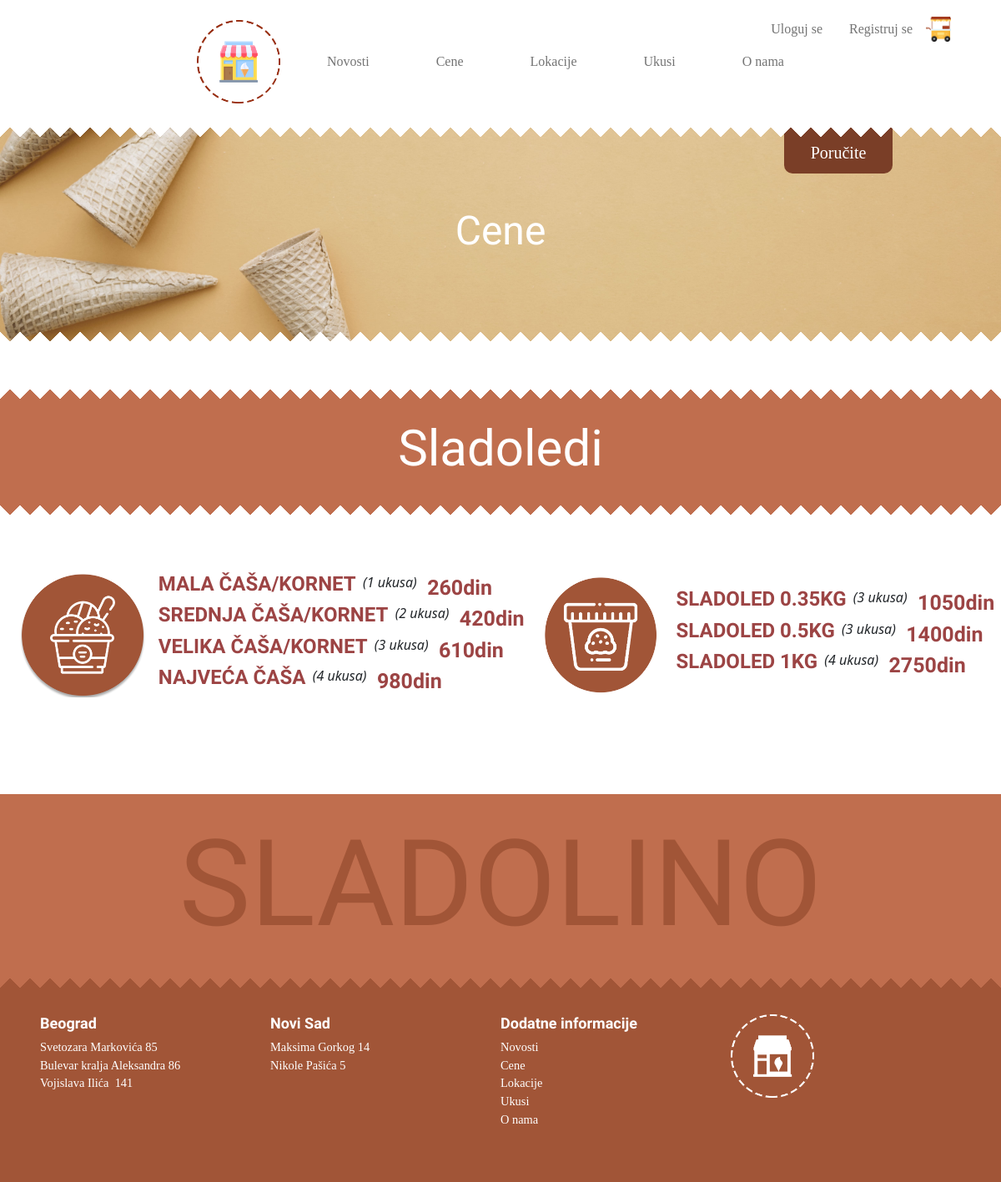
/views/Cenovnik.php, run on the app's committed database.
### tables this page shows
CREATE TABLE `navigacija` (
  `id_navigacija` int NOT NULL,
  `naziv` varchar(50) NOT NULL,
  `link` varchar(50) DEFAULT NULL,
  `id_roditelj` int DEFAULT NULL
);

CREATE TABLE `velicina` (
  `id_velicina` int NOT NULL,
  `naziv` varchar(50) NOT NULL,
  `gramaza` int DEFAULT NULL,
  `cena` decimal(10,0) NOT NULL,
  `kolicina_ukusa` int DEFAULT NULL
);

CREATE TABLE `kutija` (
  `id_kutija` int NOT NULL,
  `naziv_kutije` varchar(50) NOT NULL,
  `kolicina_kg` double NOT NULL,
  `cena` decimal(30,0) NOT NULL,
  `kolicina_ukusa` int NOT NULL
);

CREATE TABLE `gradovi` (
  `id_grad` int NOT NULL,
  `naziv` varchar(50) NOT NULL
);

CREATE TABLE `lokacije` (
  `id_lokacija` int NOT NULL,
  `id_grad` int NOT NULL,
  `naziv_ulice` varchar(50) NOT NULL,
  `broj_ulice` int NOT NULL,
  `id_radno_vreme` int NOT NULL,
  `telefon` varchar(20) NOT NULL,
  `id_radno_vreme_dostave` int NOT NULL,
  `latituda` double(12,7) NOT NULL,
  `longituda` double(12,7) NOT NULL
);

### models/functions.php (called while the page is built, shortened)
<?php
        function dohvatiIzBaze($tabela){
            global $conn;
            $upit="SELECT * from $tabela";
            $podaci=$conn->query($upit);
            $podaci->execute();
            $rezultat=$podaci->fetchAll();
            return $rezultat;
        }
        function dohvatiLinkove(){
            global $conn;
            $upit="SELECT * from navigacija";
            $podaci=$conn->query($upit);
            $podaci->execute();
            $rezultat=$podaci->fetchAll();
            return $rezultat;
        }
?>

### views/cenovnik.php (the view)
<?php
      include 'fixed/nav.php';
      $artikli=dohvatiIzBaze('velicina');
      $kutije=dohvatiIzBaze('kutija');
?>
<div class="main_tittle text-center cene_bg m-auto d-flex justify-content-center novosti_bg">
        <div class="naslov_stranice  w-75 d-flex justify-content-center flex-column">
            <h2 class="w-50 mx-auto naslov_h2">Cene</h2>
            </div>
</div>
        <div class=" w-100  cenovnik_naslov text-white m-auto d-flex align-items-center justify-content-center my-5">
            <h3 class="Bungee naslov_cenovnik text-white text-center">Sladoledi</h3>
        </div>
        <div class="d-flex flex-lg-row flex-column justify-content-center align-items-center">
        <div class="d-flex flex-md-row flex-column justify-content-center align-items-center">
            <img src="../assets/img/article_design_ice_cream.png" width="150" height="150" class="m-3">
        <div class="cene d-flex flex-row justify-content-center align-items-center">
            <div class="d-flex flex-column cenovnik_red justify-content-center  ">
                <?php foreach($artikli as $artikal): ?>
                <div class="d-flex flex-row naziv_artikal_cenovnik  ">
            <h4 class="font-Patrick "><?=mb_strtoupper($artikal->naziv)?></h4>
            <i>&nbsp (<?=$artikal->kolicina_ukusa?> ukusa) </i>
            <span>&nbsp <?=$artikal->cena?>din</span>
            </div>
            <?php endforeach ?>
            </div>
        </div>
        </div>
        <div class="d-flex flex-md-row flex-column justify-content-center align-items-center">
            <img src="../assets/img/article_design_box1.png" width="150" height="150" class="m-3">
        <div class="cene d-flex flex-row justify-content-center align-items-center">
            <div class="d-flex flex-column cenovnik_red justify-content-center  ">
                <?php foreach($kutije as $kutija): ?>
                <div class="d-flex flex-row naziv_artikal_cenovnik  ">
            <h4 class="font-Patrick "><?=mb_strtoupper($kutija->naziv_kutije).' '.$kutija->kolicina_kg?>KG</h4>
            <i>&nbsp (<?=$kutija->kolicina_ukusa?> ukusa) </i>
            <span>&nbsp <?=$kutija->cena?>din</span>
            </div>
            <?php endforeach ?>
            </div>
        </div>
        </div>
        </div>
<?php
include 'fixed/footer.php'
?>

### views/fixed/nav.php (shortened to what this page needs)
<?php include "head.php" ;
      if(!in_array('views',$path_info)){
        require_once "models/setup.php";
        include "models/functions.php";
      }
      else{
        include "../models/functions.php";
      }
      $linkovi=dohvatiLinkove();
?>
<body>
<div class="body_wrapper h-100  mx-auto d-flex flex-column bg-white">
        <?php  if(in_array('views',$path_info)): ?>
          <nav class="navbar navbar-expand-lg bg-white navigacija  d-flex justify-content-center shadow-sm">
            <?php if(!in_array('order.php',$path_info)): ?>
          <a href="order.php" class="poruciteDugme2 font-Linotte text-white">Poručite</a>
              <?php endif ?>
        <div class="collapse navbar-collapse flex-grow-0 p-3 px-5" id="navbarSupportedContent">
          <ul class="navbar-nav mr-auto nav-lista d-flex justify-content-even align-items-center">
          <li>
            <a class="navbar-brand p-3" href="../index.php"><img src="../assets/img/logo_IceCream.png" width="100" height="100" class="Logo "></a>
            </li>
            <?php foreach($linkovi as $link): ?>
              <?php if($link->naziv !='Admin'): ?>
    <li class="nav-item active m-3 mx-3">
        <a class="nav-link font-Linotte" href="<?=$link->link?>"><?=$link->naziv?> <span class="sr-only"></span></a>
      </li>
      <?php endif ?>
      <?php endforeach ?>
    </ul>
          <div class="user d-flex justify-content-center align-items-center">
            <?php if(!isset($_SESSION['korisnik'])): ?>
              <a href="login.php?dugmeUloguj=true" class="text-decoration-none font-Linotte sign_up m-3">Uloguj se </a>
              <a href="register.php" class="text-decoration-none font-Linotte sign_up m-3">Registruj se </a>
              <?php endif ?>
            <a href="order.php"><img src="../assets/img/ice_cream_cart.png" width="30" height="30"></a>
          </div>
        </div>
      </nav>
        <?php endif ?>

### views/fixed/footer.php (shortened to what this page needs)
<?php  $Gradovi=dohvatiIzBaze('gradovi');
        $lokacije=dohvatiIzBaze('lokacije');
        $linkovi=dohvatiIzBaze('navigacija');
?>
<div class="footer_wrap h-100">
    <div class="firstLayer w-100 h-25 text-center">
        <span >SLADOLINO</span>
    </div>
    <div class="secondLayer w-100 h-75 p-5">
        <div class="text_box d-flex flex-md-row flex-column-reverse justify-content-center align-items-start">
            <?php foreach($Gradovi as $grad): ?>
                <div class="footer_text col-md-3 col-12 h-75 font-Linotte text-white">
            <h4 class="Bungee"><?=$grad->naziv?></h4>
                <ul>
                    <?php foreach($lokacije as $lokacija): ?>
                        <?php if($lokacija->id_grad == $grad->id_grad): ?>
                        <?php if(in_array('views',$path_info)): ?>
                        <li class=" text-white"><a href="locations.php" class="lok_nav_footer"><?=$lokacija->naziv_ulice?>&nbsp<?=$lokacija->broj_ulice ?></a></li>
                        <?php endif ?>
                        <?php endif ?>
                        <?php endforeach?>
                </ul>
            </div>
                <?php endforeach ?>
            <div class="footer_text  col-md-3 col-12 h-75 font-Linotte text-white">
            <h4 class="Bungee">Dodatne informacije</h4>
            <ul >
                <?php foreach($linkovi as $link): ?>
                    <?php if(in_array('views',$path_info)): ?>
                    <li class=" text-white"><a class="lok_nav_footer" href="<?=$link->link?>"><?=$link->naziv?></a></li>
                    <?php endif ?>
                    <?php endforeach ?>
                </ul>
            </div>
            <?php if(in_array('views',$path_info)):
    ?>
            <div class="footer_text col-md-3 col-12 h-75 font-Linotte"><a href="../index.php"><img src="../assets/img/logo_IceCream - Copy.png" width="100" height="100"></a></div>
            <?php endif ?>
        </div>
    </div>
</div>
</div>

### data on the page
navigacija: naziv "Novosti"
navigacija: naziv "Cene"
navigacija: naziv "Lokacije"
navigacija: naziv "Ukusi"
navigacija: naziv "O nama"
velicina: naziv "MALA ČAŠA/KORNET", kolicina_ukusa "1", cena "260"
velicina: naziv "SREDNJA ČAŠA/KORNET", kolicina_ukusa "2", cena "420"
velicina: naziv "VELIKA ČAŠA/KORNET", kolicina_ukusa "3", cena "610"
velicina: naziv "NAJVEĆA ČAŠA", kolicina_ukusa "4", cena "980"
kutija: naziv_kutije "SLADOLED", kolicina_kg "0.35", kolicina_ukusa "3", cena "1050"
kutija: naziv_kutije "SLADOLED", kolicina_kg "0.5", kolicina_ukusa "3", cena "1400"
kutija: naziv_kutije "SLADOLED", kolicina_kg "1", kolicina_ukusa "4", cena "2750"
gradovi: naziv "Beograd"
lokacije: naziv_ulice "Svetozara Markovića", broj_ulice "85"
lokacije: naziv_ulice "Bulevar kralja Aleksandra", broj_ulice "86"
lokacije: naziv_ulice "Vojislava Ilića", broj_ulice "141"
gradovi: naziv "Novi Sad"
lokacije: naziv_ulice "Maksima Gorkog", broj_ulice "14"
lokacije: naziv_ulice "Nikole Pašića", broj_ulice "5"
